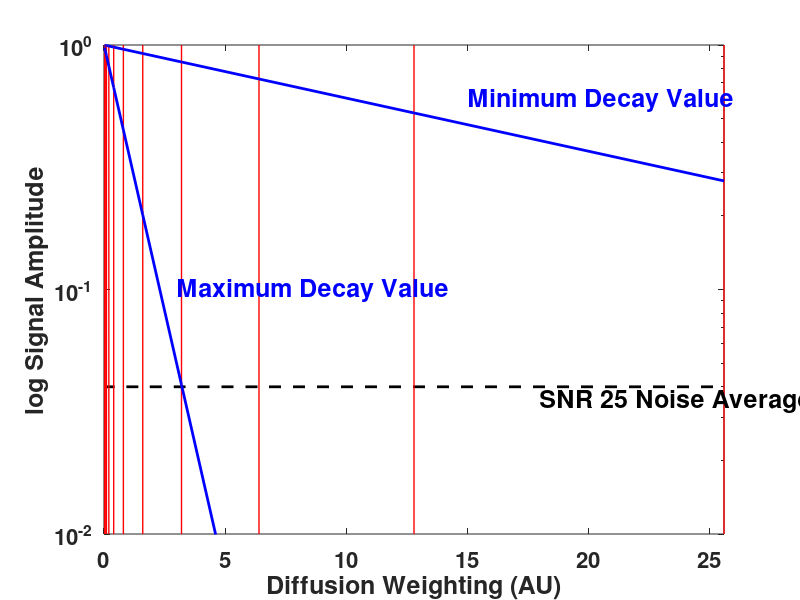

The MATLAB source for this figure:
function Chap2LinePlotOfSignalRange()

% This function is for creating a log-lin plot of the range of signals that will be tested
BValueArray = [0.025, 0.05, 0.1, 0.2, 0.4, 0.8, 1.6, 3.2, 6.4, 12.8, 25.6]; % from the PLOS ONE paper + 30
BDim = length(BValueArray);

% Maximum signal is D1 of 1 with a SF1 of 1 (Signal E)
MaxDecaySF = 1;
MaxDecayRate = 1;
MaxDecaySignal = MaxDecaySF.*exp(-MaxDecayRate.*BValueArray);

% Minimum decay signal is D2 of 1/20 (ratio of 20:1) with a SF1 of 0 (A2 = 1) (Signal A)
MinDecayA2 = 1;
MinDecayRate = 1/20.;
MinDecaySignal = MinDecayA2.*exp(-MinDecayRate.*BValueArray);


figure('Position', [50,50,1000,800]);
% Plot the noise floor values
semilogy(BValueArray,repmat(0.04,1,BDim),'LineStyle','--','LineWidth',2, 'Color','k');hold all; % SNR 25
set(gca, 'FontSize', 16, 'FontWeight', 'bold')
xlabel('Diffusion Weighting (AU)','fontsize', 18, 'FontWeight', 'bold')
ylabel('log Signal Amplitude','fontsize', 18, 'FontWeight', 'bold')
% semilogy(BValueArray,repmat(0.01,1,BDim),'LineStyle','--','LineWidth',1.5, 'Color','c'); % SNR 100

% Add the thin b value lines
YRepValues = 0.01:0.005:1;
for i = 1:BDim
    semilogy([BValueArray(i), BValueArray(i)], [0.01, 1], 'LineWidth',1,'Color','r');
end

% Plot the min and max lines
semilogy(BValueArray,MaxDecaySignal,'LineWidth',2,'Color','b');ylim([0.01 1]);xlim([0 25.6]);  
semilogy(BValueArray,MinDecaySignal,'LineWidth',2,'Color','b');

% Add some text explanation for all added labels/points
text(15,0.6,'Minimum Decay Value','Color','b','FontSize',18, 'FontWeight', 'bold');
text(3,0.1,'Maximum Decay Value','Color','b','FontSize',18, 'FontWeight', 'bold');
text(18,0.035,'SNR 25 Noise Average','Color','k','FontSize',18 , 'FontWeight', 'bold');
